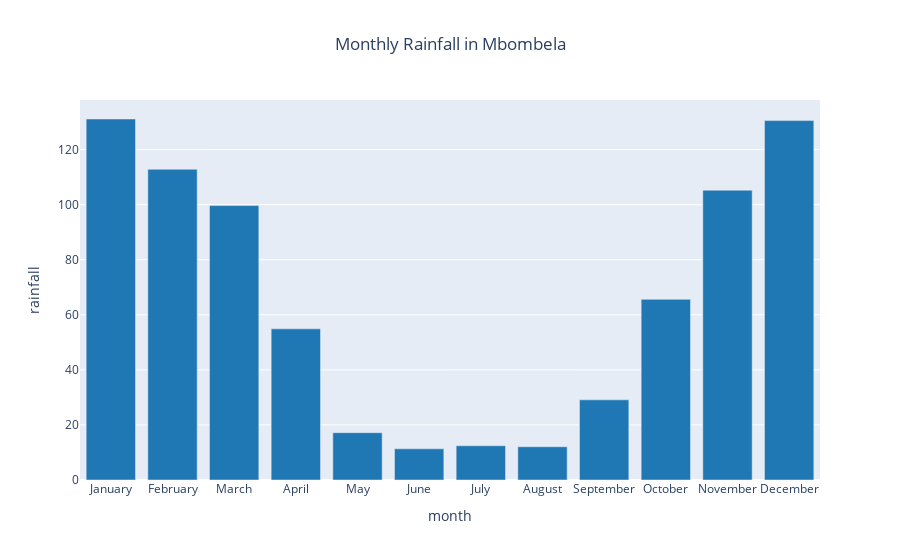

This figure's notebook cell:
### Code cell
ax=df.groupby([df.month]).mean()['rainfall']
fig = px.bar(ax,y='rainfall',title='Monthly Rainfall in Mbombela',category_orders={"month": ["January", "February", "March", "April", "May", "June",
      "July", "August", "September", "October", "November", "December"]},color_discrete_sequence=px.colors.qualitative.D3)
fig.update(layout=dict(title=dict(x=0.5)))
fig.show()

### Figure 1 — Plotly figure (JSON) as saved in the notebook; plotly's stock layout.template omitted (floating-point values rounded to 4 significant figures)
{"data": [{"alignmentgroup": "True", "hovertemplate": "month=%{x}<br>rainfall=%{y}<extra></extra>", "legendgroup": "", "marker": {"color": "#1F77B4"}, "name": "", "offsetgroup": "", "orientation": "v", "showlegend": false, "textposition": "auto", "type": "bar", "x": ["April", "August", "December", "February", "January", "July", "June", "March", "May", "November", "October", "September"], "xaxis": "x", "y": [54.89, 12.07, 130.5, 112.8, 131.1, 12.43, 11.33, 99.65, 17.18, 105.2, 65.62, 29.12], "yaxis": "y"}], "layout": {"barmode": "relative", "legend": {"tracegroupgap": 0}, "title": {"text": "Monthly Rainfall in Mbombela", "x": 0.5}, "xaxis": {"anchor": "y", "categoryarray": ["January", "February", "March", "April", "May", "June", "July", "August", "September", "October", "November", "December"], "categoryorder": "array", "domain": [0, 1], "title": {"text": "month"}}, "yaxis": {"anchor": "x", "domain": [0, 1], "title": {"text": "rainfall"}}}}
